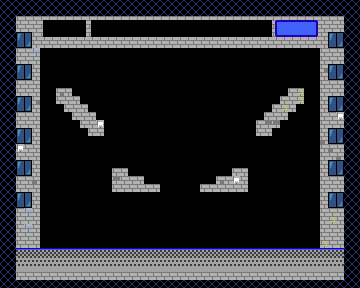

A level layout from a 2D game, rendered from its tile map. Below: a short description, then the map file with its tile-grid data intact:
An orthogonal 45x36 tile map with 8x8 px tiles, 1 tile layer (Tile Layer 1), 3 tilesets and 42 objects.

<map version="1.10" tiledversion="1.11.0" orientation="orthogonal" renderorder="right-down" width="45" height="36" tilewidth="8" tileheight="8" infinite="0" backgroundcolor="#000000" nextlayerid="10" nextobjectid="85">
 <editorsettings>
  <export format="json" />
 </editorsettings>
 <tileset firstgid="1" source="tileset.tsx" />
 <tileset firstgid="65" source="actual.tsx" />
 <tileset firstgid="129" source="dummy.tsx" />
 <layer id="1" name="Tile Layer 1" width="45" height="36">
  <data encoding="csv">
24,24,24,24,24,24,24,24,24,24,24,24,24,24,24,24,24,24,24,24,24,24,24,24,24,24,24,24,24,24,24,24,24,24,24,24,24,24,24,24,24,24,24,24,24,
24,24,24,24,24,24,24,24,24,24,24,24,24,24,24,24,24,24,24,24,24,24,24,24,24,24,24,24,24,24,24,24,24,24,24,24,24,24,24,24,24,24,24,24,24,
24,24,101,101,101,90,91,91,91,91,92,90,91,91,91,91,91,91,91,91,91,91,91,91,91,91,91,91,91,91,91,91,91,91,77,78,78,78,78,79,101,101,101,24,24,
24,24,101,101,101,98,99,99,99,99,100,98,99,99,99,99,99,99,99,99,99,99,99,99,99,99,99,99,99,99,99,99,99,99,85,86,86,86,86,87,101,101,101,24,24,
24,24,113,114,101,106,107,107,107,107,108,106,107,107,107,107,107,107,107,107,107,107,107,107,107,107,107,107,107,107,107,107,107,107,93,94,94,94,94,95,101,113,114,24,24,
24,24,121,122,101,101,101,101,101,101,101,101,101,101,101,101,101,101,101,101,101,101,101,101,101,101,101,101,101,101,101,101,101,101,101,101,101,101,101,101,101,121,122,24,24,
24,24,101,101,110,0,0,0,0,0,0,0,0,0,0,0,0,0,0,0,0,0,0,0,0,0,0,0,0,0,0,0,0,0,0,0,0,0,0,0,101,101,101,24,24,
24,24,101,101,101,0,0,0,0,0,0,0,0,0,0,0,0,0,0,0,0,0,0,0,0,0,0,0,0,0,0,0,0,0,0,0,0,0,0,0,101,101,101,24,24,
24,24,113,114,101,0,0,0,0,0,0,0,0,0,0,0,0,0,0,0,0,0,0,0,0,0,0,0,0,0,0,0,0,0,0,0,0,0,0,0,112,113,114,24,24,
24,24,121,122,101,0,0,0,0,0,0,0,0,0,0,0,0,0,0,0,0,0,0,0,0,0,0,0,0,0,0,0,0,0,0,0,0,0,0,0,101,121,122,24,24,
24,24,101,101,101,0,0,0,0,0,0,0,0,0,0,0,0,0,0,0,0,0,0,0,0,0,0,0,0,0,0,0,0,0,0,0,0,0,0,0,101,101,101,24,24,
24,24,101,101,101,0,0,112,101,0,0,0,0,0,0,0,0,0,0,0,0,0,0,0,0,0,0,0,0,0,0,0,0,0,0,0,101,111,0,0,101,101,101,24,24,
24,24,113,114,112,0,0,101,101,101,0,0,0,0,0,0,0,0,0,0,0,0,0,0,0,0,0,0,0,0,0,0,0,0,0,101,101,111,0,0,101,113,114,24,24,
24,24,121,122,101,0,0,0,101,101,101,0,0,0,0,0,0,0,0,0,0,0,0,0,0,0,0,0,0,0,0,0,0,0,101,111,101,0,0,0,101,121,122,24,24,
24,24,101,101,101,0,0,0,0,101,101,101,0,0,0,0,0,0,0,0,0,0,0,0,0,0,0,0,0,0,0,0,0,101,101,101,0,0,0,0,101,101,109,24,24,
24,24,101,101,101,0,0,0,0,0,101,101,109,0,0,0,0,0,0,0,0,0,0,0,0,0,0,0,0,0,0,0,101,103,103,0,0,0,0,0,101,101,101,24,24,
24,24,113,114,101,0,0,0,0,0,0,101,101,0,0,0,0,0,0,0,0,0,0,0,0,0,0,0,0,0,0,0,101,101,0,0,0,0,0,0,101,113,114,24,24,
24,24,121,122,101,0,0,0,0,0,0,0,0,0,0,0,0,0,0,0,0,0,0,0,0,0,0,0,0,0,0,0,0,0,0,0,0,0,0,0,102,121,122,24,24,
24,24,109,101,101,0,0,0,0,0,0,0,0,0,0,0,0,0,0,0,0,0,0,0,0,0,0,0,0,0,0,0,0,0,0,0,0,0,0,0,101,102,101,24,24,
24,24,101,101,101,0,0,0,0,0,0,0,0,0,0,0,0,0,0,0,0,0,0,0,0,0,0,0,0,0,0,0,0,0,0,0,0,0,0,0,101,101,102,24,24,
24,24,113,114,101,0,0,0,0,0,0,0,0,0,0,0,0,0,0,0,0,0,0,0,0,0,0,0,0,0,0,0,0,0,0,0,0,0,0,0,101,113,114,24,24,
24,24,121,122,101,0,0,0,0,0,0,0,0,0,101,101,0,0,0,0,0,0,0,0,0,0,0,0,0,101,101,0,0,0,0,0,0,0,0,0,101,121,122,24,24,
24,24,101,101,102,0,0,0,0,0,0,0,0,0,103,101,101,101,0,0,0,0,0,0,0,0,0,112,101,109,101,0,0,0,0,0,0,0,0,0,101,101,101,24,24,
24,24,101,101,101,0,0,0,0,0,0,0,0,0,101,101,101,101,101,101,0,0,0,0,0,101,101,101,101,101,101,0,0,0,0,0,0,0,0,0,101,101,101,24,24,
24,24,113,114,101,0,0,0,0,0,0,0,0,0,0,0,0,0,0,0,0,0,0,0,0,0,0,0,0,0,0,0,0,0,0,0,0,0,0,0,101,113,114,24,24,
24,24,121,122,101,0,0,0,0,0,0,0,0,0,0,0,0,0,0,0,0,0,0,0,0,0,0,0,0,0,0,0,0,0,0,0,0,0,0,0,101,121,122,24,24,
24,24,101,110,101,0,0,0,0,0,0,0,0,0,0,0,0,0,0,0,0,0,0,0,0,0,0,0,0,0,0,0,0,0,0,0,0,0,0,0,101,101,101,24,24,
24,24,101,101,101,0,0,0,0,0,0,0,0,0,0,0,0,0,0,0,0,0,0,0,0,0,0,0,0,0,0,0,0,0,0,0,0,0,0,0,101,111,101,24,24,
24,24,101,110,101,0,0,0,0,0,0,0,0,0,0,0,0,0,0,0,0,0,0,0,0,0,0,0,0,0,0,0,0,0,0,0,0,0,0,0,101,101,101,24,24,
24,24,101,101,101,0,0,0,0,0,0,0,0,0,0,0,0,0,0,0,0,0,0,0,0,0,0,0,0,0,0,0,0,0,0,0,0,0,0,0,101,101,101,24,24,
24,24,101,101,101,0,0,0,0,0,0,0,0,0,0,0,0,0,0,0,0,0,0,0,0,0,0,0,0,0,0,0,0,0,0,0,0,0,0,0,111,101,101,24,24,
24,24,65,65,65,65,65,65,65,65,65,65,65,65,65,65,65,65,65,65,65,65,65,65,65,65,65,65,65,65,65,65,65,65,65,65,65,65,65,65,65,65,65,24,24,
24,24,73,73,73,73,73,73,73,73,73,73,73,73,73,73,73,73,73,73,73,73,73,73,73,73,73,73,73,73,73,73,73,73,73,73,73,73,73,73,73,73,73,24,24,
24,24,81,81,81,81,81,81,81,81,81,81,81,81,81,81,81,81,81,81,81,81,81,81,81,81,81,81,81,81,81,81,81,81,81,81,81,81,81,81,81,81,81,24,24,
24,24,101,101,101,101,101,101,101,101,101,101,101,101,101,101,101,101,101,101,101,101,101,101,101,101,101,101,101,101,101,101,101,101,101,101,101,101,101,101,101,101,101,24,24,
24,24,24,24,24,24,24,24,24,24,24,24,24,24,24,24,24,24,24,24,24,24,24,24,24,24,24,24,24,24,24,24,24,24,24,24,24,24,24,24,24,24,24,24,24
</data>
 </layer>
 <objectgroup id="9" name="text" visible="0" />
 <objectgroup color="#0055ff" id="2" name="static-pigeons" visible="0">
  <object id="79" x="120" y="168">
   <point />
  </object>
  <object id="80" x="240" y="168">
   <point />
  </object>
  <object id="81" x="264" y="80">
   <point />
  </object>
  <object id="82" x="96" y="80">
   <point />
  </object>
  <object id="84" x="181.333" y="97">
   <point />
  </object>
 </objectgroup>
 <objectgroup color="#ff5500" id="4" name="balloons" visible="0">
  <object id="74" x="64" y="64">
   <point />
  </object>
  <object id="75" x="296" y="64">
   <point />
  </object>
  <object id="76" x="296" y="160">
   <point />
  </object>
  <object id="77" x="64" y="160">
   <point />
  </object>
  <object id="78" x="180" y="199">
   <point />
  </object>
 </objectgroup>
 <objectgroup color="#aaaaff" id="5" name="moving-pigeons" visible="0">
  <object id="83" x="180.333" y="168">
   <point />
  </object>
 </objectgroup>
 <objectgroup id="6" name="colliders" visible="0">
  <object id="1" x="0" y="248" width="360" height="40" />
  <object id="31" x="16" y="16" width="24" height="232" />
  <object id="36" x="320" y="16" width="24" height="232" />
  <object id="41" x="40" y="16" width="280" height="32" />
  <object id="54" x="56" y="88" width="16" height="16" />
  <object id="55" x="72" y="104" width="16" height="16" />
  <object id="56" x="88" y="120" width="16" height="16" />
  <object id="57" x="288" y="88" width="16" height="16" />
  <object id="58" x="272" y="104" width="16" height="16" />
  <object id="59" x="256" y="120" width="16" height="16" />
  <object id="60" x="232" y="168" width="16" height="24" />
  <object id="61" x="216" y="176" width="16" height="16" />
  <object id="62" x="200" y="184" width="16" height="8" />
  <object id="63" x="144" y="184" width="16" height="8" />
  <object id="64" x="128" y="176" width="16" height="16" />
  <object id="65" x="112" y="168" width="16" height="24" />
  <object id="66" x="280" y="96" width="8" height="8" />
  <object id="67" x="288" y="104" width="8" height="8" />
  <object id="68" x="264" y="112" width="8" height="8" />
  <object id="69" x="272" y="120" width="8" height="8" />
  <object id="70" x="80" y="120" width="8" height="8" />
  <object id="71" x="88" y="112" width="8" height="8" />
  <object id="72" x="64" y="104" width="8" height="8" />
  <object id="73" x="72" y="96" width="8" height="8" />
 </objectgroup>
 <objectgroup color="#55aa00" id="7" name="bumpers-big" visible="0">
  <object id="50" x="160" y="128">
   <point />
  </object>
  <object id="51" x="176" y="72">
   <point />
  </object>
  <object id="53" x="208" y="104">
   <point />
  </object>
 </objectgroup>
 <objectgroup color="#ffff00" id="8" name="bumpers-small" visible="0">
  <object id="44" x="80" y="96">
   <point />
  </object>
  <object id="45" x="96" y="112">
   <point />
  </object>
  <object id="46" x="264" y="112">
   <point />
  </object>
  <object id="47" x="280" y="96">
   <point />
  </object>
 </objectgroup>
</map>